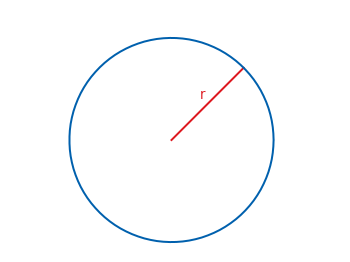

The script that saved this image:
#!/usr/bin/gnuplot

# Bhishan Poudel
# Jan 18, 2016
# ref: http://www.gnuplotting.org/understand-parametric-plotting

# clear; gnuplot circle.gp; xdg-open circle.png

reset
set terminal pngcairo size 350,262 enhanced font 'Verdana,10'
set output 'circle.png'


# Style definitions
set border lw 1.5
set style line 1 lc rgb '#0060ad' lt 1 lw 2     # --- blue
set style line 2 lc rgb '#dd181f' lt 1 lw 2     # --- red

unset key; unset tics; unset border
set lmargin 0
set rmargin 1
set tmargin 1
set bmargin 0

set size ratio -1
set xrange [-1.2:1.2]
set yrange [-1.2:1.2]
set trange [0:2*pi]

set parametric

# Radius
r = 1.0
h = r / sqrt(2.)
set arrow from 0,0 to h,h nohead ls 2
set label 'r' at 0.28,0.45 textcolor ls 2

# Parametric functions for a circle
fx(t) = r*cos(t)
fy(t) = r*sin(t)

plot fx(t),fy(t) ls 1
